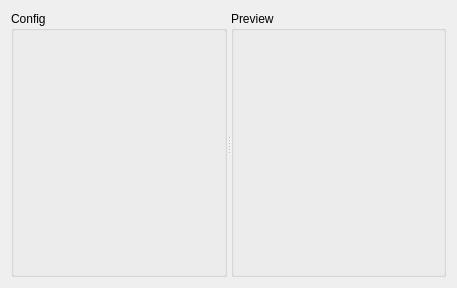
<?xml version="1.0" encoding="UTF-8"?>
<ui version="4.0">
 <class>UseCustomWidgetWindow</class>
 <widget class="QWidget" name="UseCustomWidgetWindow">
  <property name="geometry">
   <rect>
    <x>0</x>
    <y>0</y>
    <width>457</width>
    <height>288</height>
   </rect>
  </property>
  <property name="windowTitle">
   <string>Custom XY Plot Widget</string>
  </property>
  <layout class="QGridLayout" name="gridLayout">
   <item row="0" column="0">
    <widget class="QSplitter" name="splitter">
     <property name="orientation">
      <enum>Qt::Horizontal</enum>
     </property>
     <widget class="QGroupBox" name="groupBox">
      <property name="maximumSize">
       <size>
        <width>350</width>
        <height>16777215</height>
       </size>
      </property>
      <property name="title">
       <string>Config</string>
      </property>
      <layout class="QGridLayout" name="gridLayout_4">
       <item row="0" column="0">
        <layout class="QGridLayout" name="gridLayout_3"/>
       </item>
      </layout>
     </widget>
     <widget class="QGroupBox" name="groupBox_2">
      <property name="title">
       <string>Preview</string>
      </property>
      <layout class="QGridLayout" name="gridLayout_2">
       <item row="0" column="0">
        <layout class="QVBoxLayout" name="previewLayout"/>
       </item>
      </layout>
     </widget>
    </widget>
   </item>
  </layout>
 </widget>
 <resources/>
 <connections/>
</ui>
